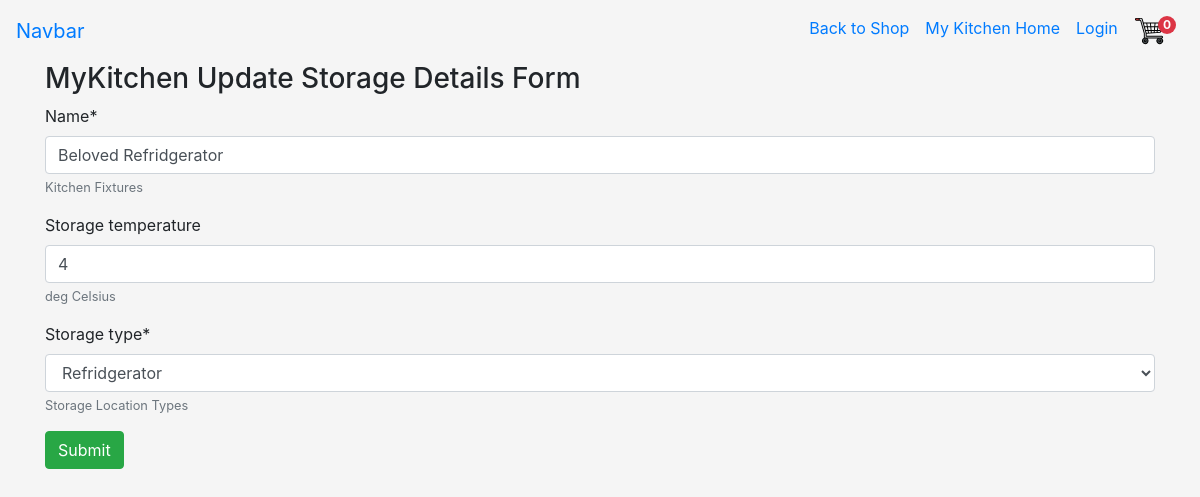
/mykitchen/update-storage/19/2, run on the app's committed database.
### mykitchen/models.py (models this page shows, shortened)
class StorageLocation(models.Model):
    name = models.CharField(blank=False, max_length=50,
                            help_text="Kitchen Fixtures")
    storage_temperature = models.IntegerField(blank=True,
                                              help_text="deg Celsius")
    household = models.ForeignKey(Household, on_delete=models.CASCADE)
    edited_by = models.ForeignKey(User, blank=False,
                                  on_delete=models.SET(get_sentinel_user))
    STORAGE_TYPE_CHOICES = (
        ('cabinet', 'Cabinet'),
        ('cupboard', 'Cupboard'),
        ('counter-top', 'Counter'),
        ('fridge', 'Refridgerator'),
        ('freezer', 'Freezer'),
        ('pantry', 'Pantry'),
        ('others', 'Others')
    )
    storage_type = models.CharField(blank=False, choices=STORAGE_TYPE_CHOICES,
                                    max_length=11, default="cupboard",
                                    help_text="Storage Location Types")

### mykitchen/views.py (the view)
def update_storage_location(request, household_id, storage_id):
    storage_to_update = StorageLocation.objects.get(id=storage_id)
    household = Household.objects.get(id=household_id)
    if request.method == 'POST':
        edit_storage_form = StorageLocationForm(request.POST,
                                                instance=storage_to_update)
        if edit_storage_form.is_valid():
            storage_instance = edit_storage_form.save(commit=False)
            storage_instance.edited_by = request.user
            storage_instance.household = household
            storage_instance.save()
            messages.success(
                request,
                f"Storage {storage_instance.name}"
                f" has been updated on"
                f" {datetime.datetime.now().strftime('%b %d, %Y, %H:%M:%S')}")
            return redirect(reverse(index))
        else:
            return render(request, 'mykitchen/update_storage.template.html', {
                          'form': edit_storage_form
                          })
    else:
        edit_storage_form = StorageLocationForm(instance=storage_to_update)
        return render(request, 'mykitchen/update_storage.template.html', {
            'form': edit_storage_form
        })

### mykitchen/forms.py
class StorageLocationForm(forms.ModelForm):
    class Meta:
        model = StorageLocation
        fields = ('name', 'storage_temperature', 'storage_type')
        exclude = ('edited_by', 'household')

### cart/contexts.py (called while the page is built)
def cart_contents(request):
    cart = request.session.get("shopping_cart", {})
    return {
        'shopping_cart': cart,
        'item_count': len(cart)
}

### mykitchen/templates/mykitchen/update_storage.template.html (shortened to what this page needs)
{% extends 'base_kitchen.template.html' %}
{%load crispy_forms_tags %}
{%load static%}
{%block content%}
    <h3>MyKitchen Update Storage Details Form</h3>
    <form method="POST">
    {{ form|crispy }}
    <input type="submit" role="button" class="btn btn-success" value="Submit"/>
    </form>
{% endblock %}

### static/css/styles.css (style rules this page uses)
body { background-color: whitesmoke; }

### data on the page
StorageLocation: name "Beloved Refridgerator", storage_temperature "4", storage_type "Refridgerator"

### other printed values
{{ item_count }} "0"
